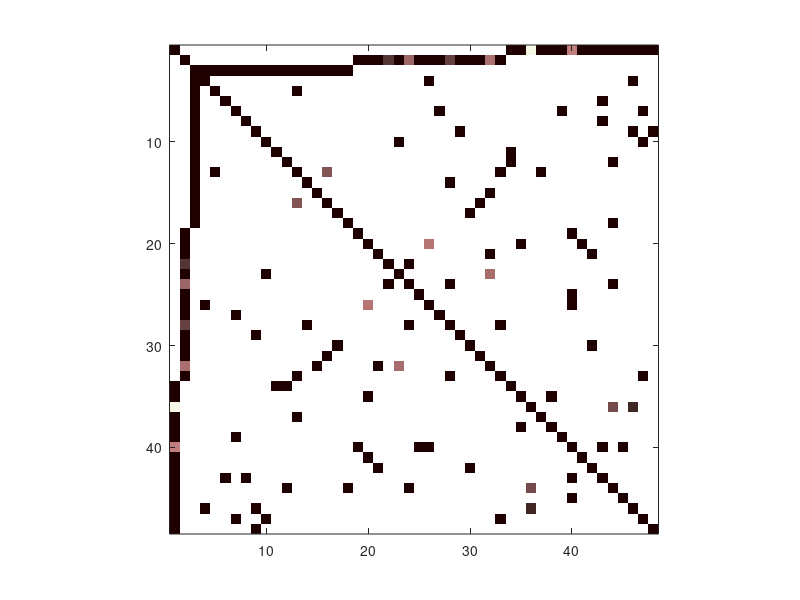
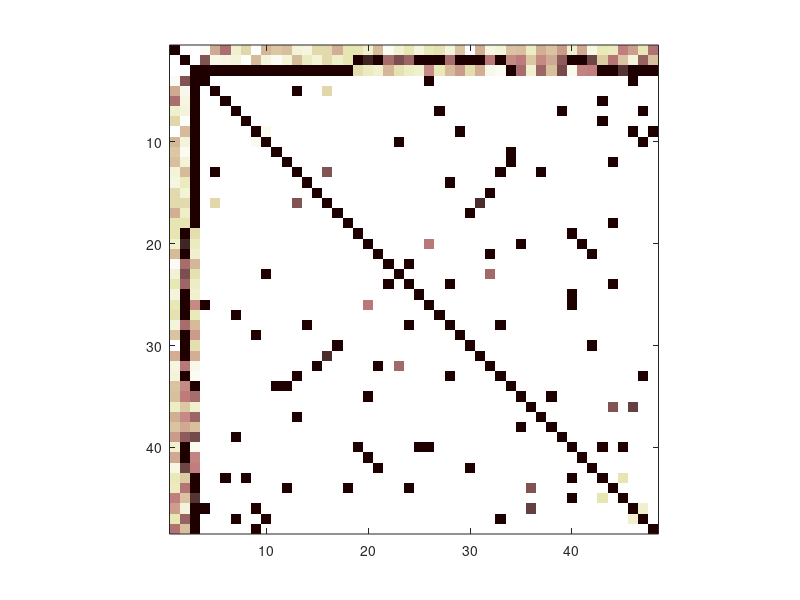
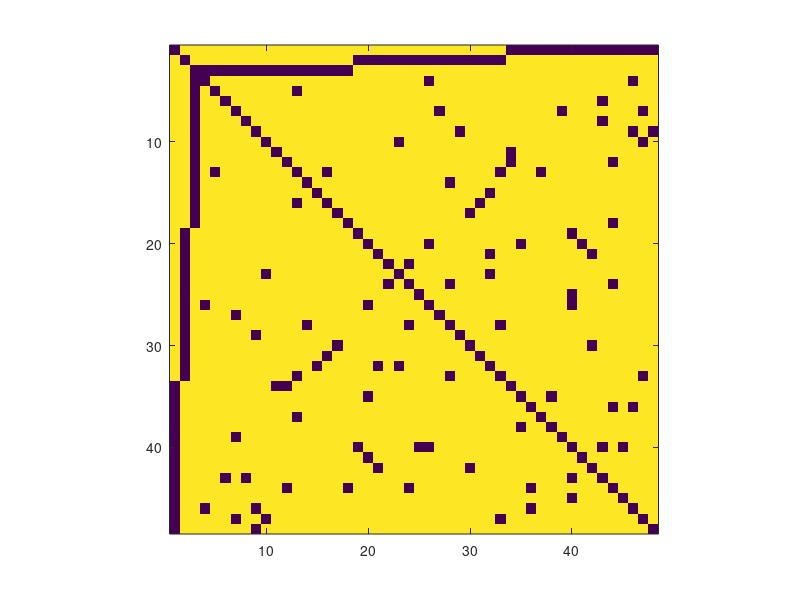
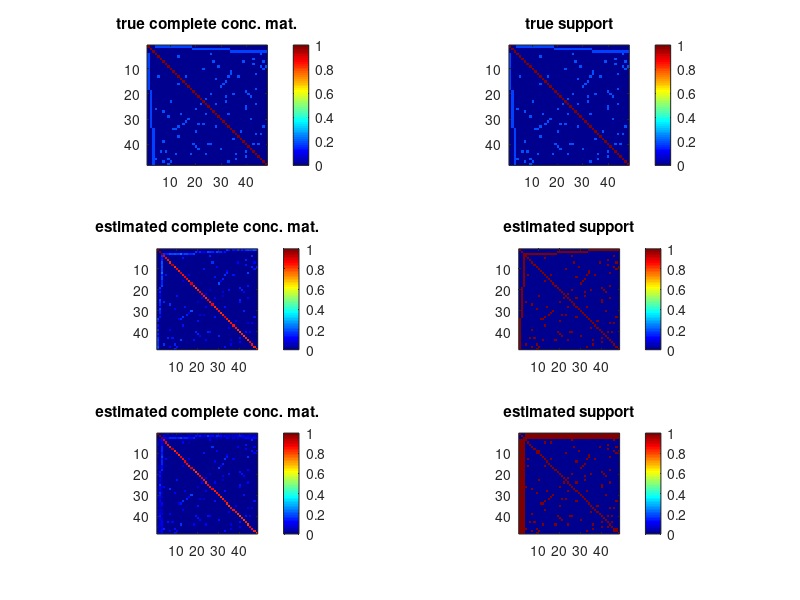

Reproduce these figures in MATLAB, in order.
clear all; clc; 
load('TOY_DISJOINT.mat');

figure(1);clf;
subplot(3,2,1)
imagesc(abs(Dfull));
pbaspect([1 1 1]);
title('true complete conc. mat.');
colorbar
subplot(3,2,2)
imagesc(abs(Dfull));
pbaspect([1 1 1]);
title('true support');
colorbar
subplot(3,2,3)
imagesc(abs(Dfin).*(abs(Dfin)>THRESH));
pbaspect([1 1 1]);
title('estimated complete conc. mat.');
colorbar
subplot(3,2,4)
imagesc(abs(Dfin)>THRESH);
pbaspect([1 1 1]);
title('estimated support');
colorbar
subplot(3,2,5)
imagesc(abs(Dfin_tr).*(abs(Dfin_tr)>THRESH));
pbaspect([1 1 1]);
title('estimated complete conc. mat.');
colorbar
subplot(3,2,6)
imagesc(abs(Dfin_tr)>THRESH);
pbaspect([1 1 1]);
title('estimated support');
colorbar
colormap jet


figure(2);clf;
imagesc(-min(abs(Dfin).*(abs(Dfin)>THRESH),.1));
pbaspect([1 1 1]);
% title('estimated complete conc. mat.');
colormap pink
mkdir('fig');
print('fig/disjoint_om','-depsc')

figure(3);clf;
imagesc(-min(abs(Dfin_tr).*(abs(Dfin_tr)>THRESH),.1));
pbaspect([1 1 1]);
% title('estimated complete conc. mat.');
colormap pink
mkdir('fig');
print('fig/disjoint_tr','-depsc')

figure(4);clf;
imagesc(-((abs(Dfin))>THRESH));
pbaspect([1 1 1]);
% title('estimated complete conc. mat.');
mkdir('fig');
print('fig/disjoint_true','-depsc')



%% only if recent version of matlab
% A=ones(size(Dfull,1));
% A(Dfull==0)=0;
% G = graph(A,'OmitSelfLoops');
% figure(4);clf;
% plot(G,'Layout', 'circle')
% axis equal;
% axis off;
% mkdir('fig');
% print('fig/disjoint_graph','-depsc')

